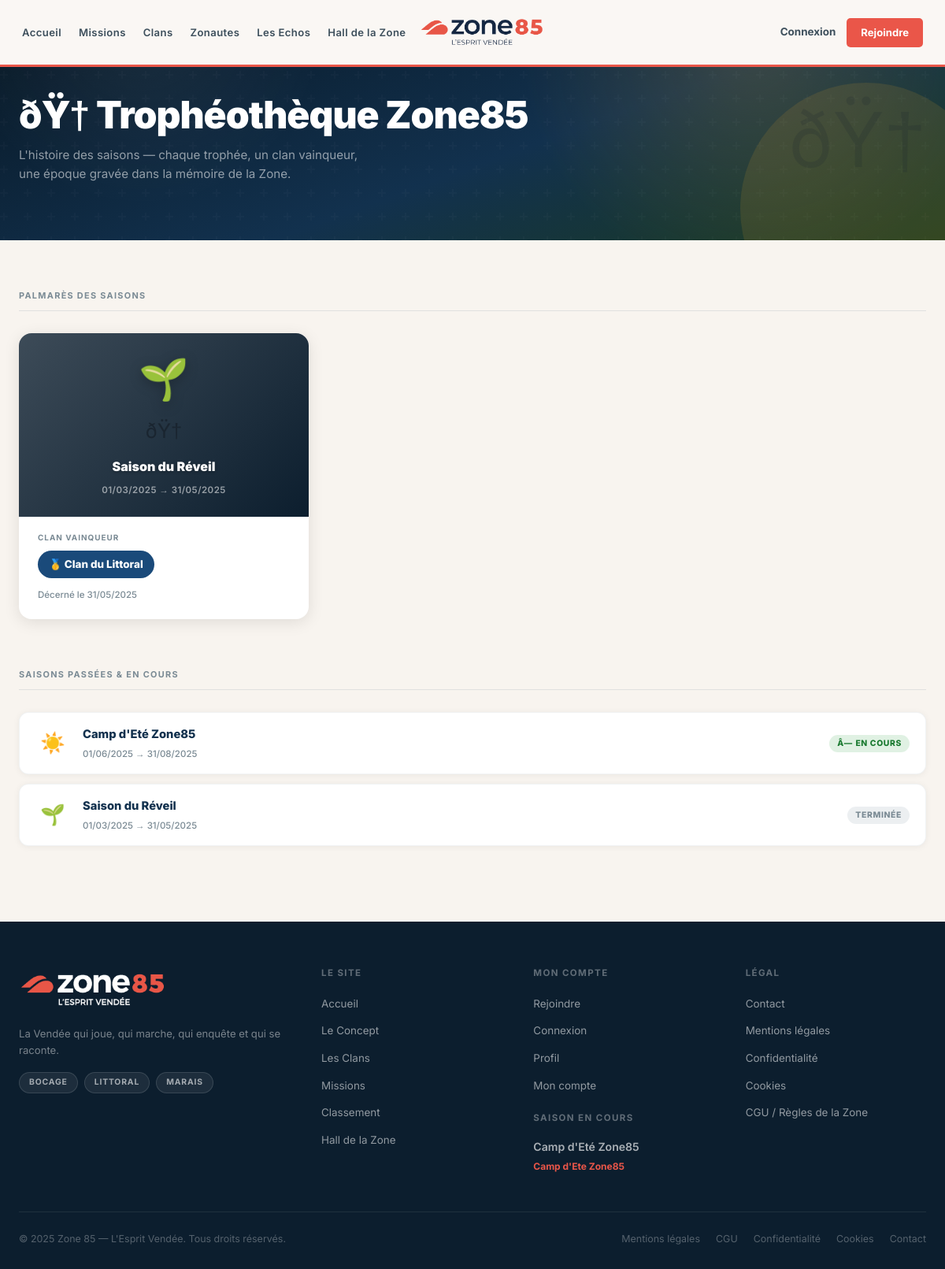
/trophees.php, run on the app's committed database.
### tables this page shows
CREATE TABLE `season_trophies` (
  `id` int(10) UNSIGNED NOT NULL AUTO_INCREMENT, `season_id` int(10) UNSIGNED NOT NULL,
  `winning_clan_id` int(10) UNSIGNED NOT NULL, `title` varchar(200) DEFAULT NULL,
  `description` text DEFAULT NULL, `score_final` int(10) UNSIGNED DEFAULT 0,
  `trophy_image` varchar(255) DEFAULT NULL, `awarded_at` datetime DEFAULT NULL,
  `created_at` datetime NOT NULL DEFAULT current_timestamp(),
  PRIMARY KEY (`id`), KEY `fk_trophy_season` (`season_id`), KEY `fk_trophy_clan` (`winning_clan_id`)
);

CREATE TABLE `seasons` (
  `id`                 int(10) UNSIGNED NOT NULL AUTO_INCREMENT,
  `title`              varchar(200) NOT NULL,
  `slug`               varchar(200) NOT NULL,
  `color_primary`      varchar(7) NOT NULL DEFAULT '#0c1e2e',
  `color_secondary`    varchar(7) NOT NULL DEFAULT '#ea5649',
  `emoji`              varchar(8) NOT NULL DEFAULT '?',
  `description`        text DEFAULT NULL,
  `description_long`   text DEFAULT NULL,
  `image_url`          varchar(255) DEFAULT NULL,
  `badge_reward_id`    int(10) UNSIGNED DEFAULT NULL,
  `grande_mission_id`  int(10) UNSIGNED DEFAULT NULL,
  `period_label`       varchar(100) DEFAULT NULL,
  `start_date`         date DEFAULT NULL,
  `end_date`           date DEFAULT NULL,
  `closed_at`          datetime DEFAULT NULL,
  `winner_clan_id`     int(10) UNSIGNED DEFAULT NULL,
  `status`             enum('upcoming','active','archived') NOT NULL DEFAULT 'upcoming',
  `theme_color`        varchar(20) DEFAULT NULL,
  `main_game_id`       int(10) UNSIGNED DEFAULT NULL,
  `created_at`         datetime NOT NULL DEFAULT current_timestamp(),
  `updated_at`         datetime NOT NULL DEFAULT current_timestamp() ON UPDATE current_timestamp(),
  PRIMARY KEY (`id`),
  UNIQUE KEY `uq_seasons_slug` (`slug`),
  KEY `idx_seasons_status` (`status`),
  KEY `idx_seasons_dates` (`start_date`,`end_date`)
);

CREATE TABLE `clans` (
  `id`              int(10) UNSIGNED NOT NULL AUTO_INCREMENT,
  `name`            varchar(100) NOT NULL,
  `slug`            varchar(100) NOT NULL,
  `description`     text DEFAULT NULL,
  `mascot_image`    varchar(255) DEFAULT NULL,
  `color_primary`   varchar(20) DEFAULT '#12314e',
  `color_secondary` varchar(20) DEFAULT '#163756',
  `motto`           varchar(255) DEFAULT NULL,
  `cry`             varchar(255) DEFAULT NULL,
  `is_active`       tinyint(1) DEFAULT 1,
  `created_at`      datetime NOT NULL DEFAULT current_timestamp(),
  `updated_at`      datetime NOT NULL DEFAULT current_timestamp() ON UPDATE current_timestamp(),
  PRIMARY KEY (`id`),
  UNIQUE KEY `uq_clans_slug` (`slug`)
);

CREATE TABLE `games` (
  `id`           int(10) UNSIGNED NOT NULL AUTO_INCREMENT,
  `season_id`    int(10) UNSIGNED DEFAULT NULL,
  `title`        varchar(200) NOT NULL,
  `slug`         varchar(200) NOT NULL,
  `description`  text DEFAULT NULL,
  `game_type`    enum('seasonal_event','evergreen','hidden_hunt','premium_game','editorial_game') NOT NULL,
  `status`       enum('draft','active','archived','coming_soon') NOT NULL DEFAULT 'draft',
  `is_paid`      tinyint(1) DEFAULT 0,
  `is_collective` tinyint(1) DEFAULT 0,
  `cover_image`  varchar(255) DEFAULT NULL,
  `rules`        text DEFAULT NULL,
  `start_date`   date DEFAULT NULL,
  `end_date`     date DEFAULT NULL,
  `created_at`   datetime NOT NULL DEFAULT current_timestamp(),
  `updated_at`   datetime NOT NULL DEFAULT current_timestamp() ON UPDATE current_timestamp(),
  PRIMARY KEY (`id`),
  UNIQUE KEY `uq_games_slug` (`slug`)
);

### includes/functions.php (called while the page is built, shortened)
<?php
function img(string $filename): string {
    return IMG_PATH . $filename;
}
function e(string $str): string {
    return htmlspecialchars($str, ENT_QUOTES, 'UTF-8');
}

### includes/repositories.php (called while the page is built, shortened)
<?php
function fetch_active_season(): ?array {
    $pdo = db();
    try {
        $stmt = $pdo->prepare("
            SELECT s.*, g.title AS main_mission_title
            FROM seasons s
            LEFT JOIN games g ON g.id = s.main_game_id
            WHERE s.status = 'active'
            LIMIT 1
        ");
        $stmt->execute();
        $row = $stmt->fetch();
        return [
            'id'              => (int)$row['id'],
            'title'           => $row['title'],
            'slug'            => $row['slug'],
            'period'          => $row['period_label'] ?? '',
            'status'          => $row['status'],
            'winner_clan'     => null,
            'winner_label'    => null,
            'contributions'   => null,
            'main_mission_id' => $row['main_game_id'] ? (int)$row['main_game_id'] : null,
            'main_mission'    => $row['main_mission_title'] ?? null,
            'end_date'        => $row['end_date'],
        ];
    } catch (PDOException $e) {
        error_log('[ZONE85] fetch_active_season : ' . $e->getMessage());
        return null;
    }
}

### trophees.php (the view, shortened to what this page needs)
<?php
require_once 'includes/data.php';
require_once 'includes/functions.php';
$trophies    = [];
$past_seasons = [];
if (db_enabled()) {
    $pdo = db();
    try {
        $stmt = $pdo->prepare("
            SELECT s.title, s.emoji, s.color_primary, s.start_date, s.end_date,
                   c.name AS winner_name, c.slug AS winner_slug,
                   st.awarded_at
            FROM season_trophies st
            JOIN seasons s ON s.id = st.season_id
            JOIN clans c   ON c.id = st.winning_clan_id
            ORDER BY st.awarded_at DESC
        ");
        $stmt->execute();
        $trophies = $stmt->fetchAll(PDO::FETCH_ASSOC);
    } catch (Exception $e) {
        $trophies = [];
    }
    try {
        $stmt2 = $pdo->prepare("
            SELECT id, title, emoji, color_primary, start_date, end_date, status
            FROM seasons
            WHERE status IN ('archived', 'active')
            ORDER BY id DESC
        ");
        $stmt2->execute();
        $past_seasons = $stmt2->fetchAll(PDO::FETCH_ASSOC);
    } catch (Exception $e) {
        $past_seasons = [];
    }
}
function _fmt_date_fr(string $date): string {
    $ts = strtotime($date);
    return date('d/m/Y', $ts);
}
function _season_gradient(string $color): string {
    return 'linear-gradient(135deg, ' . $color . 'cc 0%, ' . $color . ' 100%)';
}
function _clan_chip_color(string $slug): string {
    $map = [
        'bocage'   => '#1e6b3f',
        'littoral' => '#1a4a7a',
        'marais'   => '#7a4a1a',
    ];
    return $map[$slug] ?? '#333';
}
require_once 'includes/repositories.php';
try {
    $active_season = (db_enabled() && function_exists('fetch_active_season')) ? fetch_active_season() : null;
} catch (Exception $e) {
    $active_season = null;
}
require 'includes/header.php';
require 'includes/nav.php';
?>
<section class="trophees-hero">
  <div class="container">
    <div class="trophees-hero-inner">
      <div>
        <h1>ðŸ† Trophéothèque Zone85</h1>
        <p>L'histoire des saisons — chaque trophée, un clan vainqueur, une époque gravée dans la mémoire de la Zone.</p>
      </div>
      <div class="hero-trophy-icon" aria-hidden="true">ðŸ†</div>
    </div>
  </div>
</section>
<section class="trophees-section">
  <div class="container">
    <div class="section-title">Palmarès des saisons</div>
    <?php if (!empty($trophies)): ?>
    <div class="trophees-grid">
      <?php foreach ($trophies as $t):
        $bg_color = !empty($t['color_primary']) ? $t['color_primary'] : '#12314e';
        $chip_color = _clan_chip_color($t['winner_slug'] ?? '');
      ?>
      <div class="trophy-card">
        <div class="trophy-card-header" style="background: <?= _season_gradient($bg_color) ?>">
          <div class="trophy-emoji"><?= e($t['emoji'] ?? 'ðŸ†') ?></div>
          <div class="trophy-icon-big">ðŸ†</div>
          <div class="trophy-season-name"><?= e($t['title']) ?></div>
          <?php if (!empty($t['start_date']) && !empty($t['end_date'])): ?>
          <div class="trophy-dates">
            <?= _fmt_date_fr($t['start_date']) ?> → <?= _fmt_date_fr($t['end_date']) ?>
          </div>
          <?php endif; ?>
        </div>
        <div class="trophy-card-body">
          <div class="trophy-winner-label">Clan vainqueur</div>
          <div>
            <span class="trophy-winner-chip" style="background: <?= htmlspecialchars($chip_color, ENT_QUOTES) ?>">
              🥇 <?= e($t['winner_name']) ?>
            </span>
          </div>
          <?php if (!empty($t['awarded_at'])): ?>
          <div class="trophy-awarded">Décerné le <?= _fmt_date_fr($t['awarded_at']) ?></div>
          <?php endif; ?>
        </div>
      </div>
      <?php endforeach; ?>
    </div>
    <?php endif; ?>
    <?php if (!empty($past_seasons)): ?>
    <div class="section-title">Saisons passées &amp; en cours</div>
    <div class="seasons-list">
      <?php foreach ($past_seasons as $s): ?>
      <div class="season-row">
        <div class="season-row-emoji"><?= e($s['emoji'] ?? '📅') ?></div>
        <div class="season-row-info">
          <div class="season-row-title"><?= e($s['title']) ?></div>
          <?php if (!empty($s['start_date'])): ?>
          <div class="season-row-dates">
            <?= _fmt_date_fr($s['start_date']) ?>
            <?= !empty($s['end_date']) ? ' → ' . _fmt_date_fr($s['end_date']) : '' ?>
          </div>
          <?php endif; ?>
        </div>
        <span class="season-status-badge <?= $s['status'] === 'active' ? 'badge-active' : 'badge-closed' ?>">
          <?= $s['status'] === 'active' ? 'â— En cours' : 'Terminée' ?>
        </span>
      </div>
      <?php endforeach; ?>
    </div>
    <?php endif; ?>
  </div>
</section>
<?php require 'includes/footer.php'; ?>

### includes/footer.php (shortened to what this page needs)
<?php
$footer_active_season = $active_season ?? (function_exists('get_active_season') ? get_active_season() : null);
?>
<footer id="footer">
  <div class="container">
    <div class="footer-top">
      <div class="footer-col">
        <div class="footer-brand-logo"><img src="<?= img('logo-footer.png') ?>" alt="ZONE85 — L'Esprit Vendée"></div>
        <p class="footer-brand-desc"><?= SITE_TAGLINE ?></p>
        <div class="footer-clan-chips">
          <span class="footer-clan-chip">Bocage</span>
          <span class="footer-clan-chip">Littoral</span>
          <span class="footer-clan-chip">Marais</span>
        </div>
      </div>
      <div class="footer-col">
        <div class="footer-col-title">Le site</div>
        <ul>
          <li><a href="index.php">Accueil</a></li>
          <li><a href="concept.php">Le Concept</a></li>
          <li><a href="clans.php">Les Clans</a></li>
          <li><a href="missions.php">Missions</a></li>
          <li><a href="classement.php">Classement</a></li>
          <li><a href="hall.php">Hall de la Zone</a></li>
        </ul>
      </div>
      <div class="footer-col">
        <div class="footer-col-title">Mon compte</div>
        <ul>
          <li><a href="inscription.php">Rejoindre</a></li>
          <li><a href="login.php">Connexion</a></li>
          <li><a href="profil.php">Profil</a></li>
          <li><a href="mon-compte.php">Mon compte</a></li>
        </ul>
        <div style="margin-top:20px">
          <div class="footer-col-title">Saison en cours</div>
          <?php if ($footer_active_season): ?>
            <div style="font-size:.88rem;color:rgba(255,255,255,.65);font-weight:600"><?= e($footer_active_season['title']) ?></div>
            <div style="font-size:.75rem;color:var(--primary);font-weight:700;margin-top:4px"><?= e($footer_active_season['main_mission'] ?? '') ?></div>
          <?php endif; ?>
        </div>
      </div>
      <div class="footer-col">
        <div class="footer-col-title">Légal</div>
        <ul>
          <li><a href="contact.php">Contact</a></li>
          <li><a href="mentions-legales.php">Mentions légales</a></li>
          <li><a href="confidentialite.php">Confidentialité</a></li>
          <li><a href="cookies.php">Cookies</a></li>
          <li><a href="cgu.php">CGU / Règles de la Zone</a></li>
        </ul>
      </div>
    </div>
    <div class="footer-bottom">
      <div class="footer-copy">© 2025 Zone 85 — L'Esprit Vendée. Tous droits réservés.</div>
      <div class="footer-legal">
        <a href="mentions-legales.php">Mentions légales</a>
        <a href="cgu.php">CGU</a>
        <a href="confidentialite.php">Confidentialité</a>
        <a href="cookies.php">Cookies</a>
        <a href="contact.php">Contact</a>
      </div>
    </div>
  </div>
</footer>
</body>
</html>

### data on the page
season_trophies: season.emoji "🌱", season.title "Saison du Réveil", season.start_date "01/03/2025", season.end_date "31/05/2025", clans.name "Clan du Littoral", awarded_at "31/05/2025"
seasons: emoji "☀️", title "Camp d'Eté Zone85", start_date "01/06/2025", end_date "31/08/2025", status "Â— EN COURS"
seasons: emoji "🌱", title "Saison du Réveil", start_date "01/03/2025", end_date "31/05/2025", status "TERMINÉE"
games: season.title "Camp d'Eté Zone85", title "Camp d'Ete Zone85"

### other printed values
$_nl['label'] "Accueil"
$_nl['label'] "Missions"
$_nl['label'] "Clans"
$_nl['label'] "Zonautes"
$_nl['label'] "Les Echos"
$_nl['label'] "Hall de la Zone"
SITE_TAGLINE "La Vendée qui joue, qui marche, qui enquête et qui se raconte."
